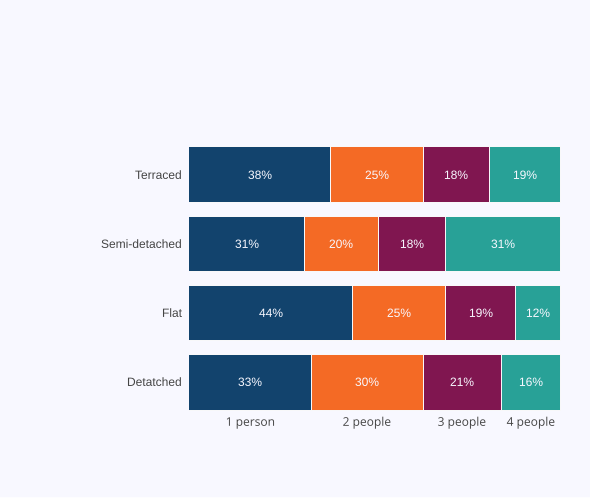

Generate this figure with R:
# Example R code to create a stacked bar chart

# Package dependencies ----
library(plotly)

# Example data ----
dwelling_type <- c("Detatched", "Terraced", "Semi-detached", "Flat")
one_person <- c(33, 38, 31, 44)
two_people <- c(30, 25, 20, 25)
three_people <- c(21, 18, 18, 19)
four_people <- c(16, 19, 31, 12)
dwelling_data <- data.frame(dwelling_type, 
                            one_person, 
                            two_people,
                            three_people,
                            four_people)

# Making chart ----
fig <- plot_ly(dwelling_data, x = ~one_person, y = ~dwelling_type, type = 'bar', orientation = 'h',
               marker = list(color = '#12436D',
                             line = list(color = 'rgb(248, 248, 249)', width = 1))) %>% 
  add_trace(x = ~two_people, name = "2 people", marker = list(color = "#F46A25")) %>% 
  add_trace(x = ~three_people, name = "3 people", marker = list(color = '#801650')) %>% 
  add_trace(x = ~four_people, name = "4 people", marker = list(color = "#28A197")) %>% 
  layout(xaxis = list(title = "",
                       showgrid = FALSE,
                       showline = FALSE,
                       showticklabels = FALSE,
                       zeroline = FALSE,
                       domain = c(0.15, 1)),
          yaxis = list(title = "",
                       showgrid = FALSE,
                       showline = FALSE,
                       showticklabels = FALSE,
                       zeroline = FALSE),
          barmode = 'stack',
          paper_bgcolor = 'rgb(248, 248, 255)', plot_bgcolor = 'rgb(248, 248, 255)',
          margin = list(l = 120, r = 10, t = 140, b = 80),
          showlegend = FALSE) 

# labelling across the bottom
fig <- fig %>% add_annotations(xref = 'x', yref = 'paper',
                               # using the detached numbers to space bottom labels
                               x = c(33 / 2, 
                                     33 + (30 / 2),
                                     33 + 30 + (21 / 2),
                                     33 + 30 + 21 + (16 / 2)),
                               # put the labels below the y axis
                               y = -0.05,
                               text = c('1 person', '2 people', '3 people', '4 people'),
                               showarrow = FALSE)

# labelling y axis
fig <- fig %>% add_annotations(xref = 'paper', yref = 'y', x = 0.14,
                               xanchor = 'right',
                               text = dwelling_type,
                               font = list(family = 'Arial', size = 12),
                               showarrow = FALSE, align = 'right') 

# labelling the percentages of each bar (x_axis)
fig <- fig %>% add_annotations(xref = 'x', yref = 'y',
                               x = one_person / 2,
                               text = paste0(dwelling_data[,"one_person"], '%'),
                               font = list(family = 'Arial', size = 12,
                                           color = 'rgb(248, 248, 255)'),
                               showarrow = FALSE) 
fig <- fig %>% add_annotations(xref = 'x', yref = 'y',
                               x = one_person + two_people / 2,
                               text = paste0(dwelling_data[,"two_people"], '%'),
                               font = list(family = 'Arial', size = 12,
                                           color = 'rgb(248, 248, 255)'),
                               showarrow = FALSE) 
fig <- fig %>% add_annotations(xref = 'x', yref = 'y',
                               x = one_person + two_people + three_people / 2,
                               text = paste0(dwelling_data[,"three_people"], '%'),
                               font = list(family = 'Arial', size = 12,
                                           color = 'rgb(248, 248, 255)'),
                               showarrow = FALSE) 
fig <- fig %>% add_annotations(xref = 'x', yref = 'y',
                               x = one_person + two_people + three_people + four_people / 2,
                               text = paste0(dwelling_data[,"four_people"], '%'),
                               font = list(family = 'Arial', size = 12,
                                           color = 'rgb(248, 248, 255)'),
                               showarrow = FALSE) 

# Saving as SVG ----
# This sets the preview in RStudio to give SVG download as default
fig %>% 
  config(
    toImageButtonOptions = list(
      format = "svg",
      filename = "stacked_bar"
    )
  )

# Finally, in the viewer pane click on the camera to download plot

# For more customisation options in plotly go to https://plotly.com/r/bar-charts/
